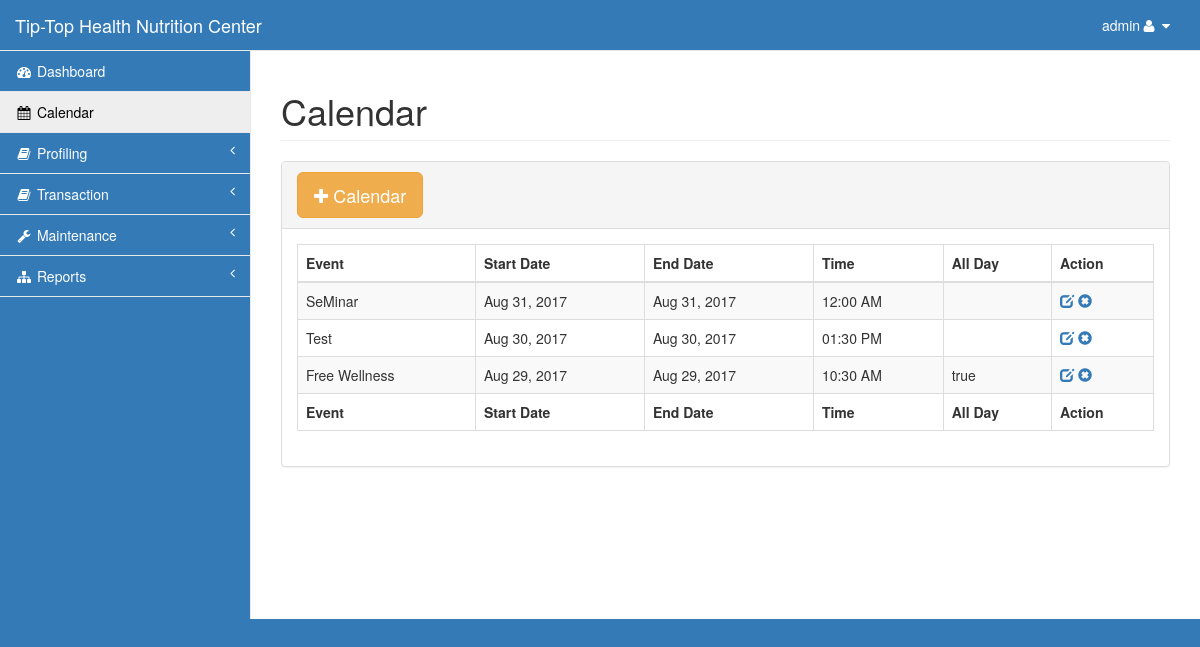
The app's page /admin/calendar.php (signed in) with its own data.
### tables this page shows
CREATE TABLE `schedule` (
  `sched_id` int(11) NOT NULL,
  `sched_event` varchar(200) NOT NULL,
  `sched_time` time NOT NULL,
  `sched_from` date NOT NULL,
  `sched_to` date NOT NULL,
  `sched_allday` varchar(5) NOT NULL,
  `sched_color` varchar(10) NOT NULL
);

### admin/calendar.php (the view, shortened to what this page needs)
<?php include('session.php');?>
<!DOCTYPE html>
<html lang="en">
<head>
    <?php include('css.php');?>
    <link rel="stylesheet" href="../plugins/fullcalendar/fullcalendar.min.css">
    <link rel="stylesheet" href="../plugins/fullcalendar/fullcalendar.print.css" media="print">
</head>
<body>
    <div id="wrapper">
        <?php include('nav.php');?>
        <div id="page-wrapper">
            <div class="row">
                <div class="col-lg-12">
                    <h1 class="page-header">Calendar</h1>
                </div>
            </div>
            <div class="row">
                <div class="col-lg-12">
                    <div class="panel panel-default">
                        <div class="panel-heading">
                            <button type="button" class="btn btn-warning btn-lg" data-toggle="modal" data-target="#myModal"><i class="fa fa-plus"></i> Calendar </button>
                        </div>
                        <div class="panel-body">
                            <table id="example1" class="table table-bordered table-striped">
                    <thead>
                      <tr>
                        <th>Event</th>
                        <th>Start Date</th>
                        <th>End Date</th>
                        <th>Time</th>
                        <th>All Day</th>
                        <th>Action</th>
                      </tr>
                    </thead>
                    <tbody>
<?php
        $query=mysqli_query($con,"select * from schedule order by sched_from desc")or die(mysqli_error($con));
        while($row=mysqli_fetch_array($query)){
?>
                      <tr>
                        <td id="record"><?php echo $row['sched_event'];?></td>
                        <td><?php echo date("M d, Y",strtotime($row['sched_from']));?></td>
            <td><?php echo date("M d, Y",strtotime($row['sched_to']));?></td>
            <td><?php echo date("h:i A",strtotime($row['sched_time']));?></td>
            <td><?php echo $row['sched_allday'];?></td>
                  <td>
                                 <a href="#updateordinance<?php echo $row['sched_id'];?>" data-target="#updateordinance<?php echo $row['sched_id'];?>" data-toggle="modal" class="small-box-footer"><i class="glyphicon glyphicon-edit"></i></a>
                              <a  href="#" id="<?php echo $row['sched_id'];?>" class="btn_delete" title="Delete"><i class="glyphicon glyphicon-remove-sign text-red"></i></a>
                                </td>
                      </tr>
<?php }?>
                    </tbody>
                    <tfoot>
                      <tr>
                        <th>Event</th>
                        <th>Start Date</th>
                        <th>End Date</th>
                        <th>Time</th>
                        <th>All Day</th>
                        <th>Action</th>
                      </tr>
                    </tfoot>
                    </div>
                </div>
            </div>
        </div>
    </div>
</body>
</html>

### admin/css.php (style rules this page uses)
.navbar-default, body { background-color: #337ab7!important; }

### records on screen
schedule: sched_event "SeMinar", sched_from "Aug 31, 2017", sched_to "Aug 31, 2017", sched_time "12:00 AM"
schedule: sched_event "Test", sched_from "Aug 30, 2017", sched_to "Aug 30, 2017", sched_time "01:30 PM"
schedule: sched_event "Free Wellness", sched_from "Aug 29, 2017", sched_to "Aug 29, 2017", sched_time "10:30 AM", sched_allday "true"

### other values on screen
$_SESSION['type'] "admin"
